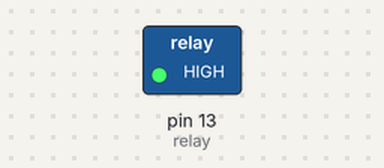
This sketch was run on a simulated Arduino Uno, built with avr-gcc and run on an emulated ATmega328P. On the bench: switched loads named in the sketch (green lamp = pin HIGH).

Above: at 1.0 s.
At 3.0 s:
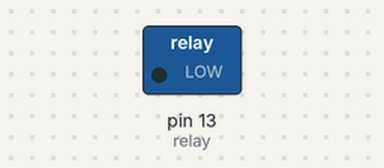
Timing chart, 0 to 5.2 s (numbered marks = the images above):
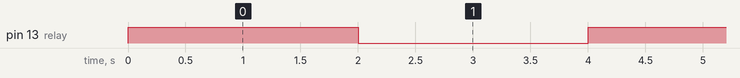

The sketch:

module_control.ino
```cpp
#include <SoftwareSerial.h>


int relay = 13;

void setup() {
  Serial.begin(9600);
  pinMode(relay, OUTPUT);

}

void loop() {
  digitalWrite(relay, HIGH); // 릴레이를 작동
  delay(2000); // 2초 대기
  digitalWrite(relay, LOW); // 없을 경우 릴레이를 끔
  delay(2000); // 2초 대기
  digitalWrite(relay, HIGH); // 릴레이를 작동
}
```

Measured:
- by itself, pin 13 (relay): alternates HIGH for 2.0 s and LOW for 2.0 s
